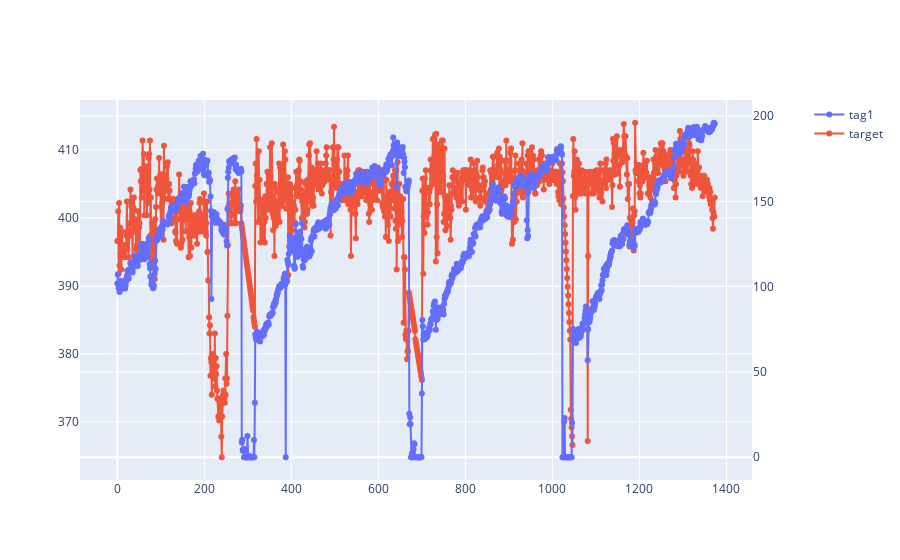

Source (notebook cell):
### Code cell
fig = make_subplots(specs=[[{"secondary_y": True}]])
fig.add_trace(go.Scatter(x = train_x.index, y = train_x.iloc[:, 5], mode='lines+markers', name='tag1'), secondary_y=True)
fig.add_trace(go.Scatter(x = target.index,  y = target, mode='lines+markers', name='target'))
fig.update_layout(title='')
fig.show()

### Figure 1 — Plotly figure (JSON) as saved in the notebook; plotly's stock layout.template omitted (floating-point values rounded to 4 significant figures; data arrays with more than 128 entries replaced by an {"elided": "..."} marker saying what was removed)
{"data": [{"mode": "lines+markers", "name": "tag1", "type": "scatter", "x": {"elided": "1374 int values"}, "xaxis": "x", "y": {"elided": "1374 float values"}, "yaxis": "y2"}, {"mode": "lines+markers", "name": "target", "type": "scatter", "x": {"elided": "1374 int values"}, "y": {"elided": "1374 float values"}}], "layout": {"title": {"text": ""}, "xaxis": {"anchor": "y", "domain": [0, 0.94]}, "yaxis": {"anchor": "x", "domain": [0, 1]}, "yaxis2": {"anchor": "x", "overlaying": "y", "side": "right"}}}
